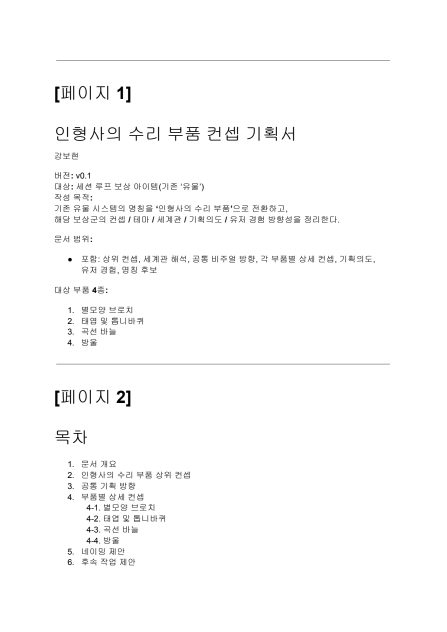
#> input picture tmp/pdfs/repair_parts_source/page-01.png, 894 x 1263 px (shown at 1/2 size); its folder holds only this picture in this run
$ python make_contact_sheets.py
#> lines starting #> are read from the running program, lines starting #| are printed output that depends on the picture
from pathlib import Path

from PIL import Image, ImageDraw


OUTPUT = Path(r"C:\NHN AI\godot-pinball-pjt\tmp\pdfs\repair_parts_source")


def main() -> None:
	page_paths = sorted(OUTPUT.glob("page-*.png"))
	for batch_index in range(0, len(page_paths), 5):
		batch = page_paths[batch_index : batch_index + 5]
		thumbs: list[Image.Image] = []
		for path in batch:
			with Image.open(path) as source_image:
#> source_image is the input picture: PIL image 894x1263 RGB; min 0, max 255, mean 251.3
				thumb = source_image.convert("RGB")
				thumb.thumbnail((360, 510), Image.Resampling.LANCZOS)
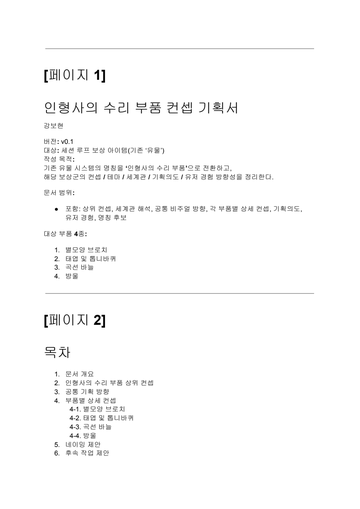
#> thumb: PIL image 360x509 RGB; min 0, max 255, mean 251
				thumbs.append(thumb.copy())
		canvas = Image.new("RGB", (len(thumbs) * 380, 550), "#20232b")
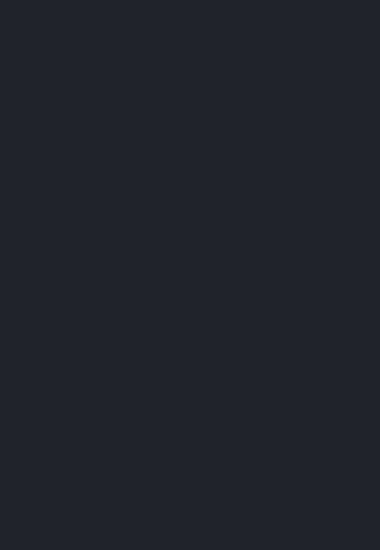
#> canvas: PIL image 380x550 RGB; mean R, G, B 32, 35, 43
		draw = ImageDraw.Draw(canvas)
		for offset, (path, thumb) in enumerate(zip(batch, thumbs, strict=True)):
			x = offset * 380 + 10
			canvas.paste(thumb, (x, 30))
			draw.text((x, 8), path.stem, fill="white")
#> this loop made 1 pass
#> (offset, x) on pass 1: (0, 10)
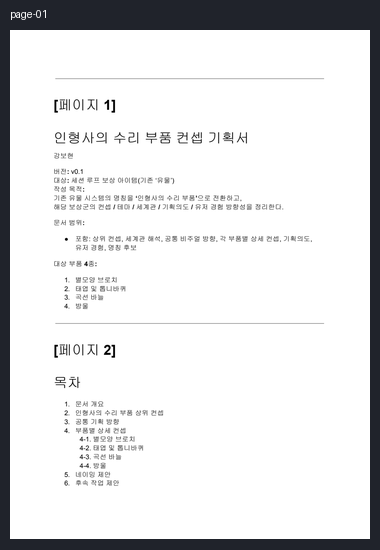
#> canvas: PIL image 380x550 RGB; mean R, G, B 224.1, 224.5, 225.5
		canvas.save(OUTPUT / f"contact-{batch_index // 5 + 1}.png")


if __name__ == "__main__":
	main()

$ run again, on tmp/pdfs/repair_parts_source/page-05.png
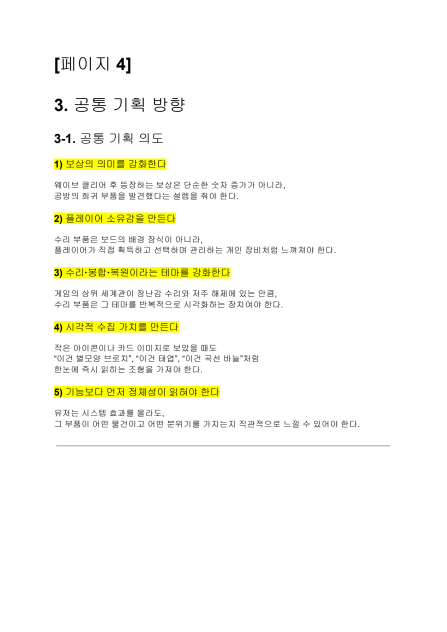
#> input picture tmp/pdfs/repair_parts_source/page-05.png, 894 x 1263 px (shown at 1/2 size)
#> in main, source_image is the input picture: PIL image 894x1263 RGB; mean R, G, B 250.7, 250.7, 244.4
#> in main, `thumb.thumbnail((360, 510), Image.Resampling.LANCZOS)`:
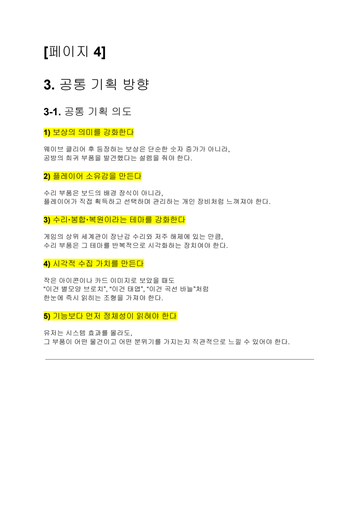
#> thumb: PIL image 360x509 RGB; mean R, G, B 250.4, 250.4, 244.2
#> the loop in main, `for offset, (path, thumb) in enumerate(zip(batch, thumbs, strict=True)):` made 1 pass
#> (offset, x) on pass 1: (0, 10)
#> after the loop in main, `for offset, (path, thumb) in enumerate(zip(batch, thumbs, strict=True)):`:
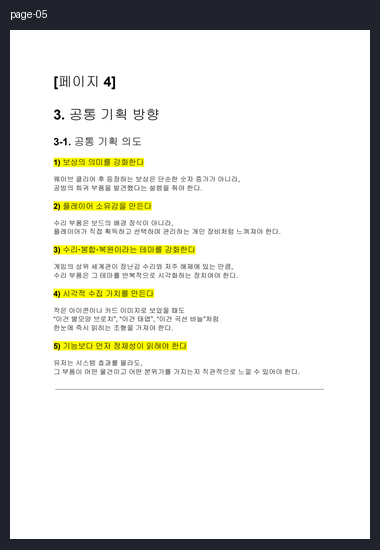
#> canvas: PIL image 380x550 RGB; mean R, G, B 223.6, 223.9, 219.5

$ run again, on tmp/pdfs/repair_parts_source/page-06.png
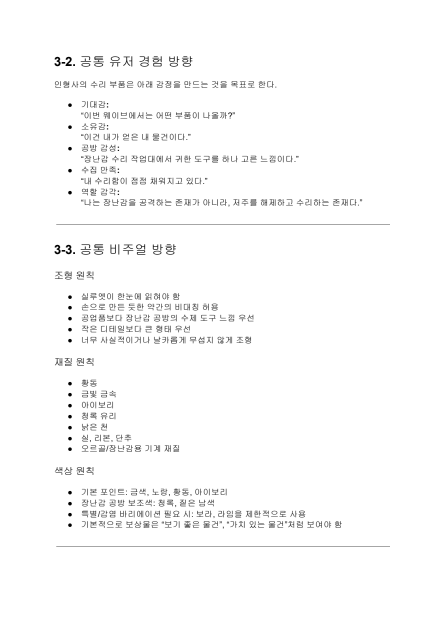
#> input picture tmp/pdfs/repair_parts_source/page-06.png, 894 x 1263 px (shown at 1/2 size)
#> in main, source_image is the input picture: PIL image 894x1263 RGB; min 0, max 255, mean 250.6
#> in main, `thumb.thumbnail((360, 510), Image.Resampling.LANCZOS)`:
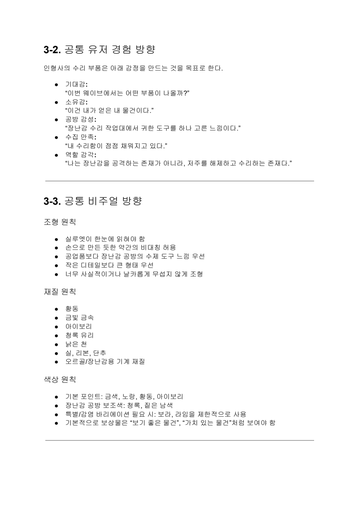
#> thumb: PIL image 360x509 RGB; min 0, max 255, mean 250.3
#> the loop in main, `for offset, (path, thumb) in enumerate(zip(batch, thumbs, strict=True)):` made 1 pass
#> (offset, x) on pass 1: (0, 10)
#> after the loop in main, `for offset, (path, thumb) in enumerate(zip(batch, thumbs, strict=True)):`:
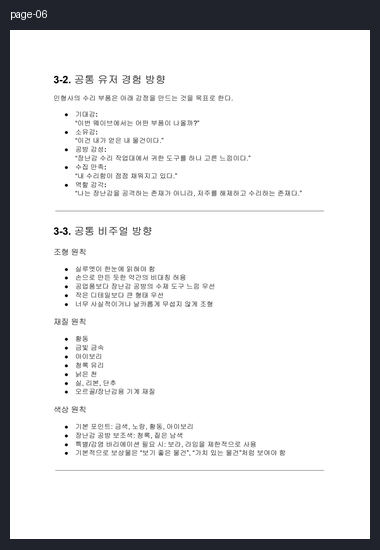
#> canvas: PIL image 380x550 RGB; mean R, G, B 223.5, 223.8, 224.8

$ run again, on tmp/pdfs/repair_parts_source/page-07.png
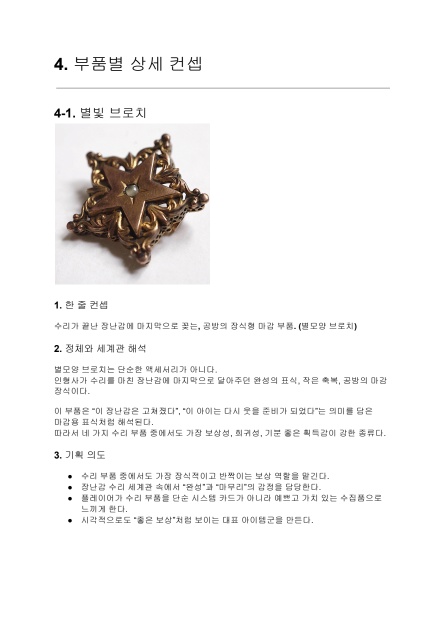
#> input picture tmp/pdfs/repair_parts_source/page-07.png, 894 x 1263 px (shown at 1/2 size)
#> in main, source_image is the input picture: PIL image 894x1263 RGB; mean R, G, B 244.4, 243.3, 242.8
#> in main, `thumb.thumbnail((360, 510), Image.Resampling.LANCZOS)`:
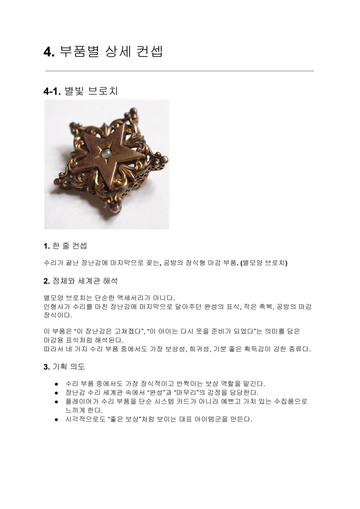
#> thumb: PIL image 360x509 RGB; mean R, G, B 244.1, 243, 242.5
#> the loop in main, `for offset, (path, thumb) in enumerate(zip(batch, thumbs, strict=True)):` made 1 pass
#> (offset, x) on pass 1: (0, 10)
#> after the loop in main, `for offset, (path, thumb) in enumerate(zip(batch, thumbs, strict=True)):`:
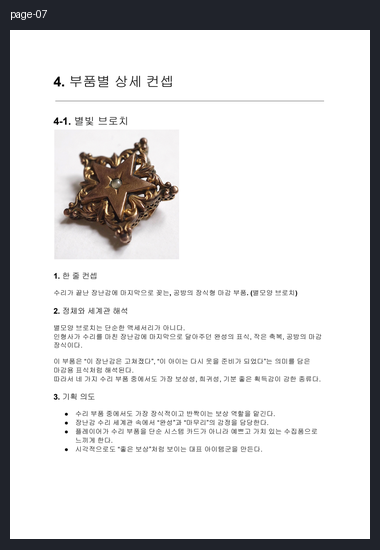
#> canvas: PIL image 380x550 RGB; mean R, G, B 218, 217.5, 218

$ run again, on tmp/pdfs/repair_parts_source/page-02.png
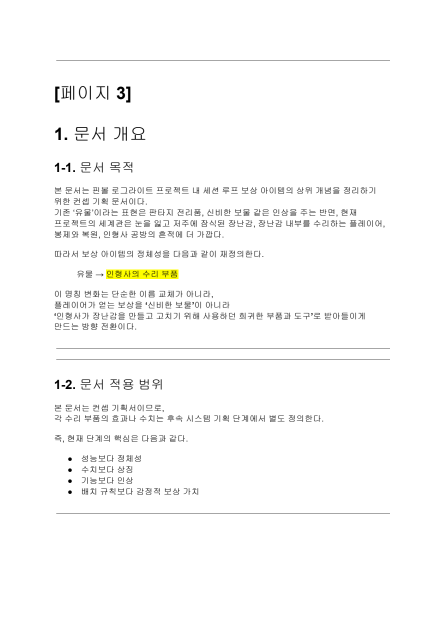
#> input picture tmp/pdfs/repair_parts_source/page-02.png, 894 x 1263 px (shown at 1/2 size)
#> in main, source_image is the input picture: PIL image 894x1263 RGB; mean R, G, B 250.4, 250.4, 249.9
#> in main, `thumb.thumbnail((360, 510), Image.Resampling.LANCZOS)`:
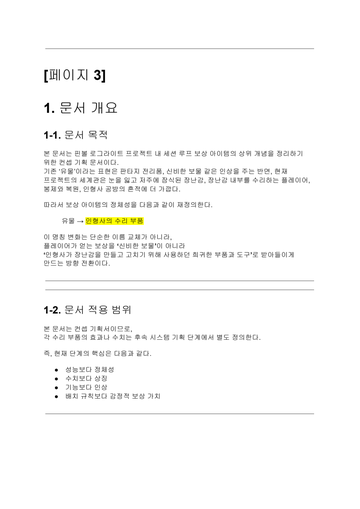
#> thumb: PIL image 360x509 RGB; mean R, G, B 250, 250, 249.5
#> the loop in main, `for offset, (path, thumb) in enumerate(zip(batch, thumbs, strict=True)):` made 1 pass
#> (offset, x) on pass 1: (0, 10)
#> after the loop in main, `for offset, (path, thumb) in enumerate(zip(batch, thumbs, strict=True)):`:
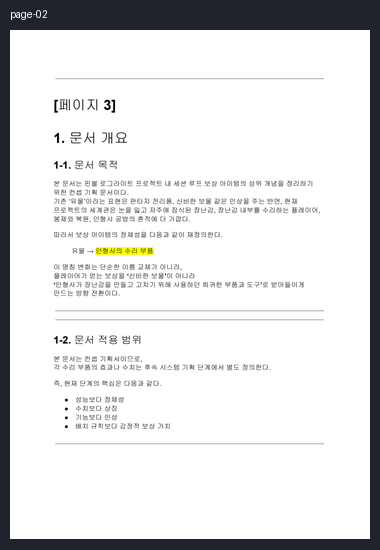
#> canvas: PIL image 380x550 RGB; mean R, G, B 223.3, 223.6, 224.1
